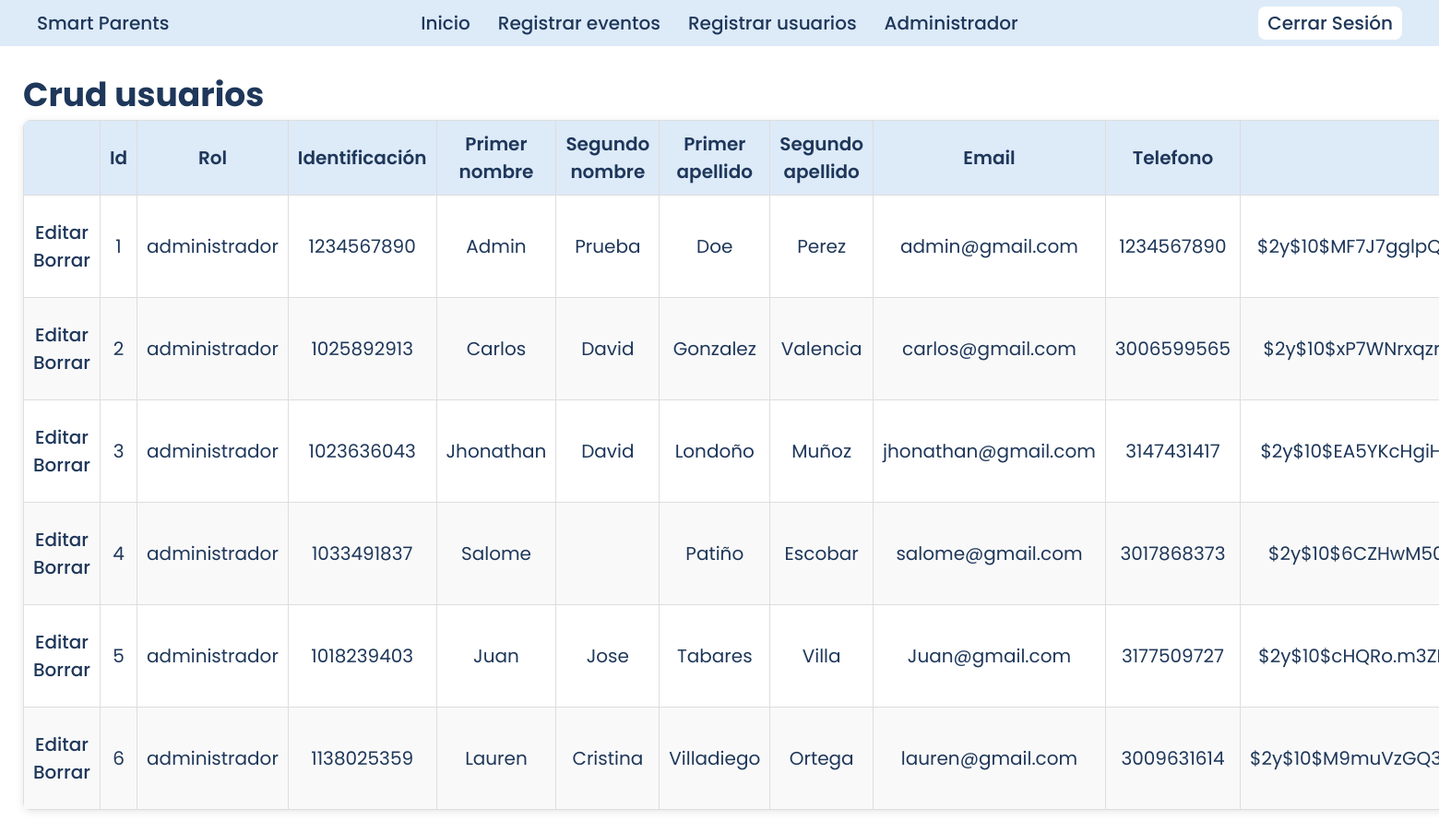
Before: /views/crud/usuarios/crud_usuarios.php (signed in) with the older database file.
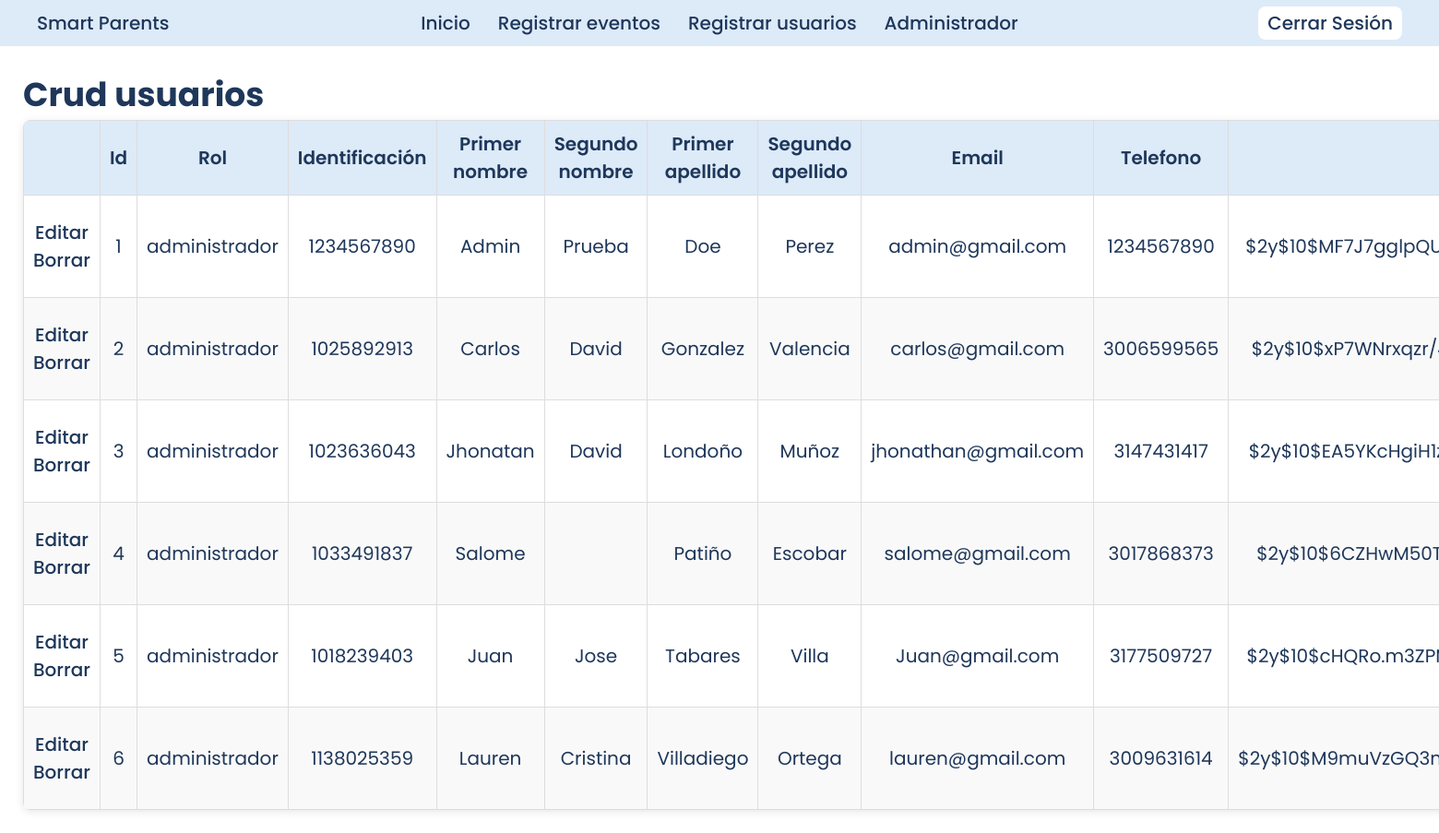
After: the same page with the newer database file.
### tables this page shows
CREATE TABLE usuarios (
    id_usuario INT AUTO_INCREMENT PRIMARY KEY,
    rol ENUM('estudiante', 'profesor', 'administrador') NOT NULL,
    identificacion VARCHAR(10) UNIQUE NOT NULL,
    nombre1 VARCHAR(30) NOT NULL,
    nombre2 VARCHAR(30) NULL,
    apellido1 VARCHAR(30) NOT NULL,
    apellido2 VARCHAR(30) NULL,
    email VARCHAR(100) UNIQUE NULL,
    telefono VARCHAR (10) NOT NULL,
    password VARCHAR(255) NOT NULL,
    asignatura ENUM('Administración', 'Matematicas', 'Español', 'Quimica', 'C.Sociales') NULL,
    created_at TIMESTAMP DEFAULT CURRENT_TIMESTAMP,
    updated_at TIMESTAMP DEFAULT CURRENT_TIMESTAMP
);

### actions/usuarios/crud_usuarios.php (called while the page is built)
<?php
    include $_SERVER['DOCUMENT_ROOT'] . '/smart-parents/config/db_config.php';
    $stmt = $conexion->prepare("SELECT * FROM usuarios ORDER BY id_usuario");
    $stmt->execute();
    $resultado = $stmt->get_result();
?>

### views/crud/usuarios/crud_usuarios.php (the view, shortened to what this page needs)
<!DOCTYPE html>
<html lang="en">
<head>
    <link rel="stylesheet" href="/smart-parents/assets/css/style.css">
</head>
<body>
    <?php include $_SERVER['DOCUMENT_ROOT'] . '/smart-parents/includes/dashboard_header.php'; ?>
    <main>
        <h1>Crud usuarios</h1>
        <table class="tabla">
            <thead>
                <tr>
                    <th></th>
                    <th>Id</th>
                    <th>Rol</th>
                    <th>Identificación</th>
                    <th>Primer nombre</th>
                    <th>Segundo nombre</th>
                    <th>Primer apellido</th>
                    <th>Segundo apellido</th>
                    <th>Email</th>
                    <th>Telefono</th>
                    <th>Contraseña</th>
                </tr>
            </thead>
            <tbody>
                <?php include $_SERVER['DOCUMENT_ROOT'] . '/smart-parents/actions/usuarios/crud_usuarios.php'; ?>
                <?php while ($row = $resultado->fetch_assoc()) { ?>
                    <tr>
                        <td>
                            <a href="/smart-parents/views/crud/usuarios/editar_usuarios.php?id=<?=$row['id_usuario']?>">Editar</a>
                            <a href="/smart-parents/views/crud/usuarios/borrar_usuarios.php?id=<?=$row['id_usuario']?>">Borrar</a>
                        </td>
                        <td><?= $row['id_usuario']; ?></td>
                        <td><?= $row['rol']; ?></td>
                        <td><?= $row['identificacion']; ?></td>
                        <td><?= $row['nombre1']; ?></td>
                        <td><?= $row['nombre2']; ?></td>
                        <td><?= $row['apellido1']; ?></td>
                        <td><?= $row['apellido2']; ?></td>
                        <td><?= $row['email']; ?></td>
                        <td><?= $row['telefono']; ?></td>
                        <td><?= $row['password']; ?></td>
                    </tr>
                <?php } ?>
            </tbody>
        </table>
    </main>
</body>
</html>

Changed rows visible on the page:
changed usuarios "Londoño": nombre1 "Jhonathan" → "Jhonatan"
